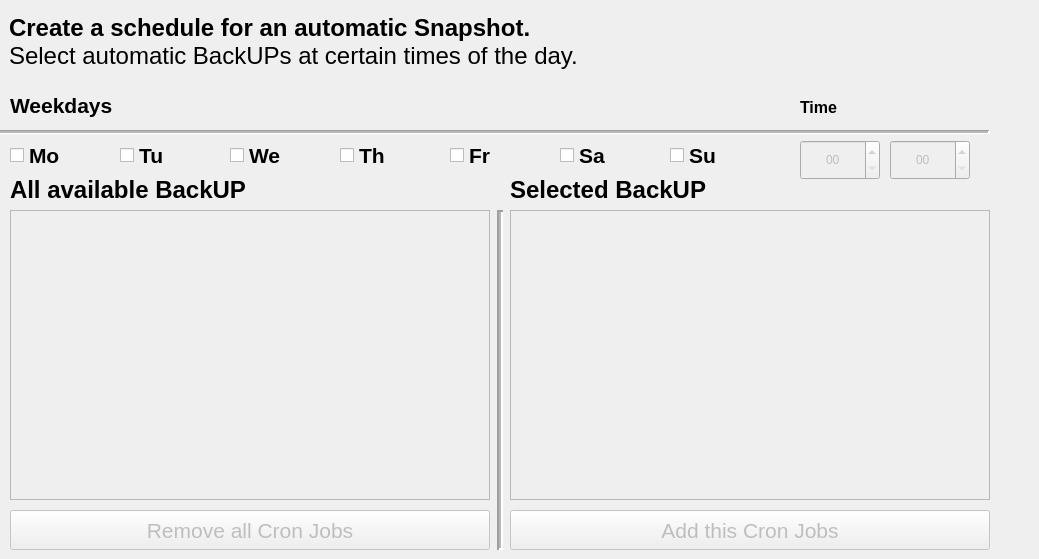
    <widget class="QWidget" name="Schedule">
     <attribute name="title">
      <string>&amp;Timer</string>
     </attribute>
     <widget class="QTimeEdit" name="HH">
      <property name="enabled">
       <bool>false</bool>
      </property>
      <property name="geometry">
       <rect>
        <x>800</x>
        <y>140</y>
        <width>80</width>
        <height>40</height>
       </rect>
      </property>
      <property name="alignment">
       <set>Qt::AlignCenter</set>
      </property>
      <property name="maximumTime">
       <time>
        <hour>23</hour>
        <minute>59</minute>
        <second>59</second>
       </time>
      </property>
      <property name="displayFormat">
       <string>HH</string>
      </property>
      <property name="time">
       <time>
        <hour>0</hour>
        <minute>0</minute>
        <second>0</second>
       </time>
      </property>
     </widget>
     <widget class="QCheckBox" name="WD3">
      <property name="geometry">
       <rect>
        <x>230</x>
        <y>140</y>
        <width>80</width>
        <height>30</height>
       </rect>
      </property>
      <property name="font">
       <font>
        <pointsize>16</pointsize>
        <weight>75</weight>
        <bold>true</bold>
       </font>
      </property>
      <property name="text">
       <string>We</string>
      </property>
      <property name="tristate">
       <bool>false</bool>
      </property>
     </widget>
     <widget class="QCheckBox" name="WD4">
      <property name="geometry">
       <rect>
        <x>340</x>
        <y>140</y>
        <width>80</width>
        <height>30</height>
       </rect>
      </property>
      <property name="font">
       <font>
        <pointsize>16</pointsize>
        <weight>75</weight>
        <bold>true</bold>
       </font>
      </property>
      <property name="text">
       <string>Th</string>
      </property>
      <property name="tristate">
       <bool>false</bool>
      </property>
     </widget>
     <widget class="QCheckBox" name="WD7">
      <property name="geometry">
       <rect>
        <x>670</x>
        <y>140</y>
        <width>80</width>
        <height>30</height>
       </rect>
      </property>
      <property name="font">
       <font>
        <pointsize>16</pointsize>
        <weight>75</weight>
        <bold>true</bold>
       </font>
      </property>
      <property name="text">
       <string>Su</string>
      </property>
      <property name="tristate">
       <bool>false</bool>
      </property>
     </widget>
     <widget class="QCheckBox" name="WD5">
      <property name="geometry">
       <rect>
        <x>450</x>
        <y>140</y>
        <width>80</width>
        <height>30</height>
       </rect>
      </property>
      <property name="font">
       <font>
        <pointsize>16</pointsize>
        <weight>75</weight>
        <bold>true</bold>
       </font>
      </property>
      <property name="text">
       <string>Fr</string>
      </property>
      <property name="tristate">
       <bool>false</bool>
      </property>
     </widget>
     <widget class="QCheckBox" name="WD6">
      <property name="geometry">
       <rect>
        <x>560</x>
        <y>140</y>
        <width>80</width>
        <height>30</height>
       </rect>
      </property>
      <property name="font">
       <font>
        <pointsize>16</pointsize>
        <weight>75</weight>
        <bold>true</bold>
       </font>
      </property>
      <property name="text">
       <string>Sa</string>
      </property>
      <property name="tristate">
       <bool>false</bool>
      </property>
     </widget>
     <widget class="QCheckBox" name="WD2">
      <property name="geometry">
       <rect>
        <x>120</x>
        <y>140</y>
        <width>80</width>
        <height>30</height>
       </rect>
      </property>
      <property name="font">
       <font>
        <pointsize>16</pointsize>
        <weight>75</weight>
        <bold>true</bold>
       </font>
      </property>
      <property name="text">
       <string>Tu</string>
      </property>
      <property name="tristate">
       <bool>false</bool>
      </property>
     </widget>
     <widget class="QCheckBox" name="WD1">
      <property name="geometry">
       <rect>
        <x>10</x>
        <y>140</y>
        <width>80</width>
        <height>30</height>
       </rect>
      </property>
      <property name="font">
       <font>
        <pointsize>16</pointsize>
        <weight>75</weight>
        <bold>true</bold>
       </font>
      </property>
      <property name="styleSheet">
       <string notr="true"/>
      </property>
      <property name="text">
       <string>Mo</string>
      </property>
      <property name="tristate">
       <bool>false</bool>
      </property>
     </widget>
     <widget class="QLabel" name="label_5">
      <property name="geometry">
       <rect>
        <x>10</x>
        <y>90</y>
        <width>180</width>
        <height>30</height>
       </rect>
      </property>
      <property name="font">
       <font>
        <pointsize>16</pointsize>
        <weight>75</weight>
        <bold>true</bold>
       </font>
      </property>
      <property name="text">
       <string>Weekdays</string>
      </property>
     </widget>
     <widget class="QLabel" name="label_6">
      <property name="geometry">
       <rect>
        <x>800</x>
        <y>90</y>
        <width>90</width>
        <height>34</height>
       </rect>
      </property>
      <property name="font">
       <font>
        <pointsize>12</pointsize>
        <weight>75</weight>
        <bold>true</bold>
       </font>
      </property>
      <property name="text">
       <string>Time</string>
      </property>
     </widget>
     <widget class="Line" name="line_4">
      <property name="geometry">
       <rect>
        <x>-40</x>
        <y>130</y>
        <width>1030</width>
        <height>4</height>
       </rect>
      </property>
      <property name="frameShadow">
       <enum>QFrame::Sunken</enum>
      </property>
      <property name="lineWidth">
       <number>2</number>
      </property>
      <property name="midLineWidth">
       <number>2</number>
      </property>
      <property name="orientation">
       <enum>Qt::Horizontal</enum>
      </property>
     </widget>
     <widget class="QPushButton" name="Remove">
      <property name="enabled">
       <bool>false</bool>
      </property>
      <property name="geometry">
       <rect>
        <x>10</x>
        <y>510</y>
        <width>480</width>
        <height>40</height>
       </rect>
      </property>
      <property name="font">
       <font>
        <pointsize>16</pointsize>
        <weight>50</weight>
        <bold>false</bold>
       </font>
      </property>
      <property name="text">
       <string>Remove all Cron Jobs</string>
      </property>
     </widget>
     <widget class="QPushButton" name="AddChange">
      <property name="enabled">
       <bool>false</bool>
      </property>
      <property name="geometry">
       <rect>
        <x>510</x>
        <y>510</y>
        <width>480</width>
        <height>40</height>
       </rect>
      </property>
      <property name="font">
       <font>
        <pointsize>16</pointsize>
        <weight>50</weight>
        <bold>false</bold>
       </font>
      </property>
      <property name="text">
       <string>Add this Cron Jobs</string>
      </property>
     </widget>
     <widget class="QTimeEdit" name="mm">
      <property name="enabled">
       <bool>false</bool>
      </property>
      <property name="geometry">
       <rect>
        <x>890</x>
        <y>140</y>
        <width>80</width>
        <height>40</height>
       </rect>
      </property>
      <property name="alignment">
       <set>Qt::AlignCenter</set>
      </property>
      <property name="displayFormat">
       <string>mm</string>
      </property>
     </widget>
     <widget class="QListWidget" name="all_BackUPs">
      <property name="enabled">
       <bool>false</bool>
      </property>
      <property name="geometry">
       <rect>
        <x>10</x>
        <y>210</y>
        <width>480</width>
        <height>290</height>
       </rect>
      </property>
      <property name="font">
       <font>
        <pointsize>16</pointsize>
        <weight>50</weight>
        <bold>false</bold>
       </font>
      </property>
     </widget>
     <widget class="QListWidget" name="all_BackUPs_cron_job">
      <property name="enabled">
       <bool>false</bool>
      </property>
      <property name="geometry">
       <rect>
        <x>510</x>
        <y>210</y>
        <width>480</width>
        <height>290</height>
       </rect>
      </property>
      <property name="font">
       <font>
        <pointsize>16</pointsize>
        <weight>50</weight>
        <bold>false</bold>
       </font>
      </property>
     </widget>
     <widget class="QLabel" name="label_15">
      <property name="geometry">
       <rect>
        <x>10</x>
        <y>170</y>
        <width>480</width>
        <height>40</height>
       </rect>
      </property>
      <property name="font">
       <font>
        <pointsize>18</pointsize>
        <weight>75</weight>
        <bold>true</bold>
       </font>
      </property>
      <property name="text">
       <string>All available BackUP</string>
      </property>
      <property name="alignment">
       <set>Qt::AlignLeading|Qt::AlignLeft|Qt::AlignVCenter</set>
      </property>
     </widget>
     <widget class="QLabel" name="label_16">
      <property name="geometry">
       <rect>
        <x>510</x>
        <y>170</y>
        <width>480</width>
        <height>40</height>
       </rect>
      </property>
      <property name="font">
       <font>
        <pointsize>18</pointsize>
        <weight>75</weight>
        <bold>true</bold>
       </font>
      </property>
      <property name="text">
       <string>Selected BackUP</string>
      </property>
      <property name="alignment">
       <set>Qt::AlignLeading|Qt::AlignLeft|Qt::AlignVCenter</set>
      </property>
     </widget>
     <widget class="Line" name="line_5">
      <property name="geometry">
       <rect>
        <x>490</x>
        <y>210</y>
        <width>20</width>
        <height>340</height>
       </rect>
      </property>
      <property name="frameShadow">
       <enum>QFrame::Sunken</enum>
      </property>
      <property name="lineWidth">
       <number>2</number>
      </property>
      <property name="midLineWidth">
       <number>2</number>
      </property>
      <property name="orientation">
       <enum>Qt::Vertical</enum>
      </property>
     </widget>
     <widget class="QTextBrowser" name="textBrowser_9">
      <property name="geometry">
       <rect>
        <x>0</x>
        <y>10</y>
        <width>970</width>
        <height>80</height>
       </rect>
      </property>
      <property name="font">
       <font>
        <pointsize>12</pointsize>
        <weight>75</weight>
        <bold>true</bold>
       </font>
      </property>
      <property name="styleSheet">
       <string notr="true">background:rgba(0,0,0,0);</string>
      </property>
      <property name="frameShape">
       <enum>QFrame::NoFrame</enum>
      </property>
      <property name="frameShadow">
       <enum>QFrame::Raised</enum>
      </property>
      <property name="lineWidth">
       <number>0</number>
      </property>
      <property name="midLineWidth">
       <number>0</number>
      </property>
      <property name="verticalScrollBarPolicy">
       <enum>Qt::ScrollBarAlwaysOff</enum>
      </property>
      <property name="horizontalScrollBarPolicy">
       <enum>Qt::ScrollBarAlwaysOff</enum>
      </property>
      <property name="html">
       <string>&lt;!DOCTYPE HTML PUBLIC &quot;-//W3C//DTD HTML 4.0//EN&quot; &quot;http://www.w3.org/TR/REC-html40/strict.dtd&quot;&gt;
&lt;html&gt;&lt;head&gt;&lt;meta name=&quot;qrichtext&quot; content=&quot;1&quot; /&gt;&lt;style type=&quot;text/css&quot;&gt;
p, li { white-space: pre-wrap; }
&lt;/style&gt;&lt;/head&gt;&lt;body style=&quot; font-family:'Cantarell'; font-size:12pt; font-weight:600; font-style:normal;&quot;&gt;
&lt;p align=&quot;justify&quot; style=&quot; margin-top:0px; margin-bottom:5px; margin-left:5px; margin-right:5px; -qt-block-indent:0; text-indent:0px;&quot;&gt;&lt;span style=&quot; font-family:'Droid Sans Thai'; font-size:18pt;&quot;&gt;Create a schedule for an automatic Snapshot.&lt;br /&gt;&lt;/span&gt;&lt;span style=&quot; font-family:'Droid Sans Thai'; font-size:18pt; font-weight:400;&quot;&gt;Select automatic BackUPs at certain times of the day.&lt;/span&gt;&lt;/p&gt;&lt;/body&gt;&lt;/html&gt;</string>
      </property>
     </widget>
     <zorder>WD3</zorder>
     <zorder>WD4</zorder>
     <zorder>HH</zorder>
     <zorder>WD7</zorder>
     <zorder>WD5</zorder>
     <zorder>WD6</zorder>
     <zorder>WD2</zorder>
     <zorder>WD1</zorder>
     <zorder>label_5</zorder>
     <zorder>label_6</zorder>
     <zorder>line_4</zorder>
     <zorder>Remove</zorder>
     <zorder>AddChange</zorder>
     <zorder>mm</zorder>
     <zorder>all_BackUPs</zorder>
     <zorder>all_BackUPs_cron_job</zorder>
     <zorder>label_15</zorder>
     <zorder>label_16</zorder>
     <zorder>line_5</zorder>
     <zorder>textBrowser_9</zorder>
    </widget>
